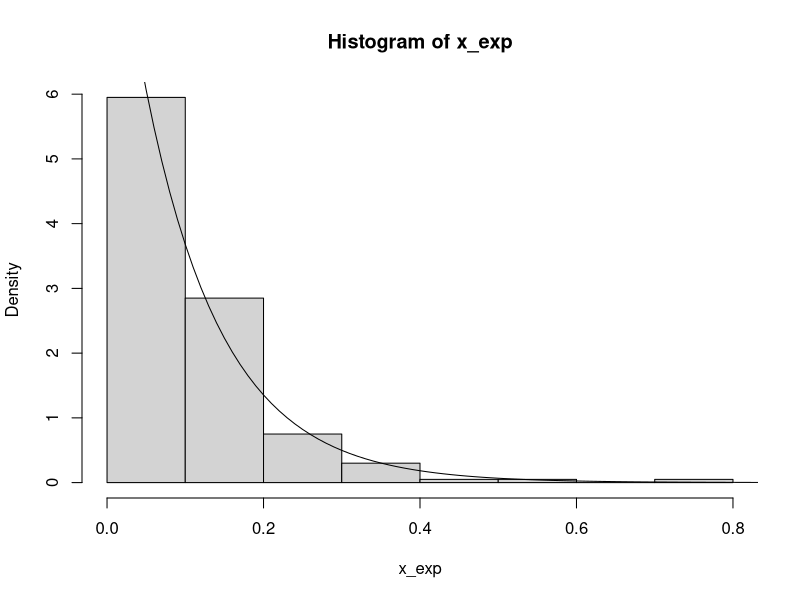

R code for this plot:
setwd("/home/sergey/University/University/Эконометрика/Эконометрика_I/Lab-1")
options(warn=-1)#Так делать ну вообще не надо, но отчаные вермена требут отчанных мер. Отключение предупреждений.


# exponential distribution
library(fitdistrplus)
n<-200
lambda <- 10
x_exp <- rexp(n, lambda)# генерация псевдослычаных числе экспонециально распределенных
M_x_exp <- (1/lambda)
D_x_exp <- (1/(lambda*lambda))
print("Expected value")
print( M_x_exp)
print("Dispersion")
print(D_x_exp)


# Выборочные числоывые характеристики
print(summary(x_exp))
# Выборочнео среднее (Арифметическое ожиднаие) оно выводится как один из параметров summary, но пусть будет
print("Arithmetic mean")
print(mean(x_exp))

# График
#x11() # or X11() - запуск графического окна. Тк у меня всего один график - окно создастся автоматически.
hist(x_exp, freq=F)
x_dexp=seq(0, 1, 0.01)
y_dexp=dexp(x_dexp,rate = lambda)
#x11()
lines(x_dexp,y_dexp)

# Оцка параметров
print(fitdist(x_exp,'exp'))


# Tests
# p-value > 0.05 => distribution not refused
print('Kolmogarov-Smirnov test | p.value:')

print(ks.test(x_exp , "pexp", fitdist(x_exp,'exp')$estimate)$p.value)
print(chisq.test(x_exp , dexp(x_exp , rate=M_x_exp) ,rescale.p = TRUE ))
